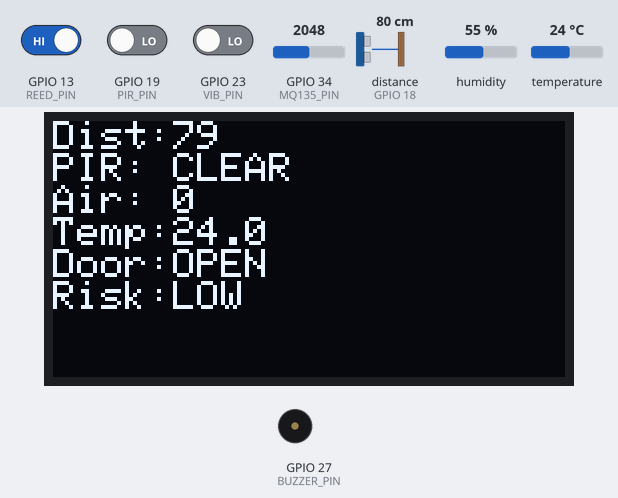
The sketch below on a simulated ESP32. Parts: 128×64 one-colour display, buzzer (waves = sounding, pin HIGH). The inputs (shaded band) are chosen by the test bench; at power-on: distance to the obstacle (sensor on GPIO 18) 80 cm, GPIO 13 (REED_PIN) HIGH, GPIO 19 (PIR_PIN) LOW, GPIO 23 (VIB_PIN) LOW, GPIO 34 (MQ135_PIN) = 2048, humidity 55 %, temperature 24 °C. The echo pulse lasts 58.3 µs per cm; WiFi joins after 1.5 s; servers stay silent unless stated; storage starts empty; pins used as bus, display or sensor lines are not drawn; what the sketch prints to the serial monitor is not drawn.

Above: at 18.3 s.
18.4 s: distance to the obstacle (sensor on GPIO 18) set to 33 cm
At 18.9 s:
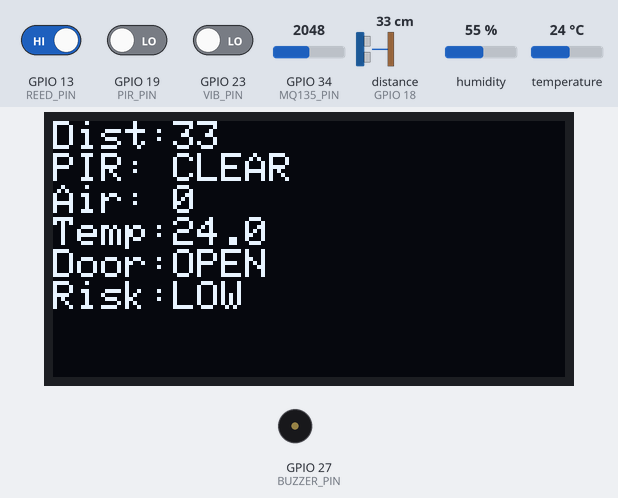
20.0 s: distance to the obstacle (sensor on GPIO 18) set to 27 cm
At 20.36 s:
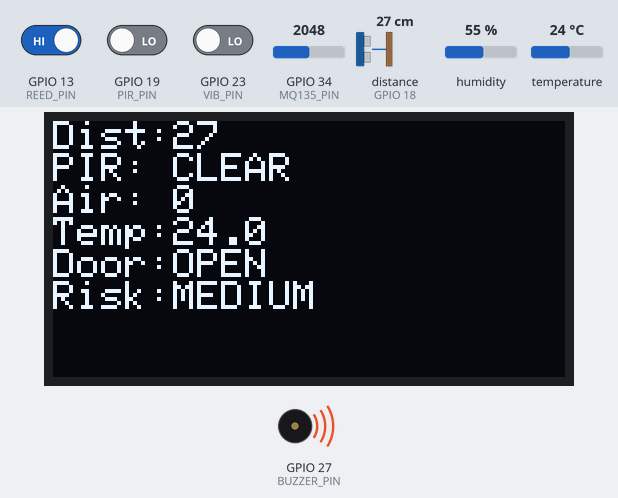
22.5 s: GPIO 13 (REED_PIN) driven LOW
At 23.03 s:
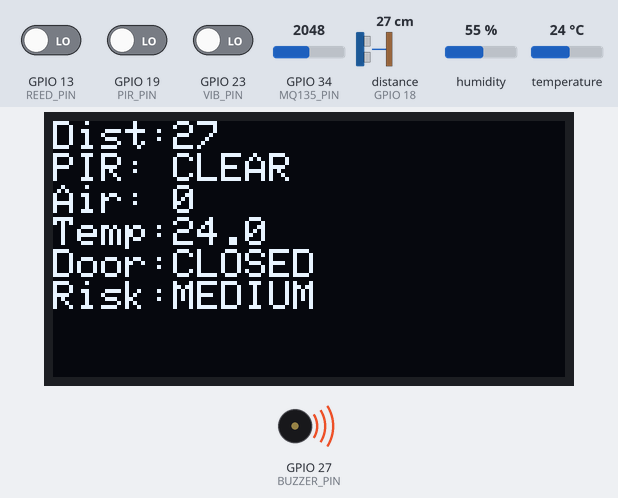
25.2 s: GPIO 19 (PIR_PIN) driven HIGH
At 25.71 s:
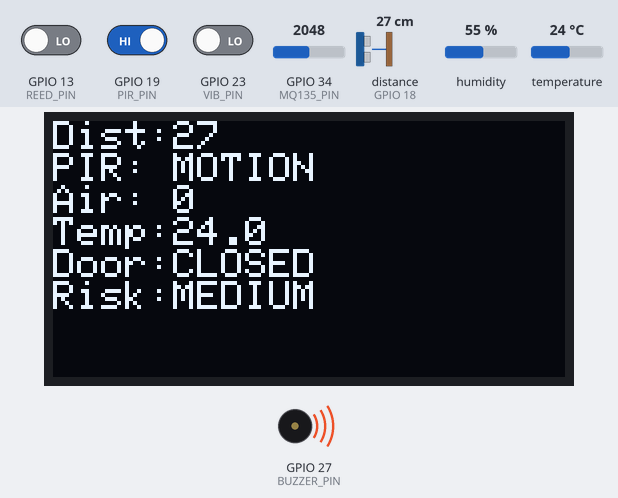
27.8 s: GPIO 13 (REED_PIN) driven HIGH
At 28.38 s:
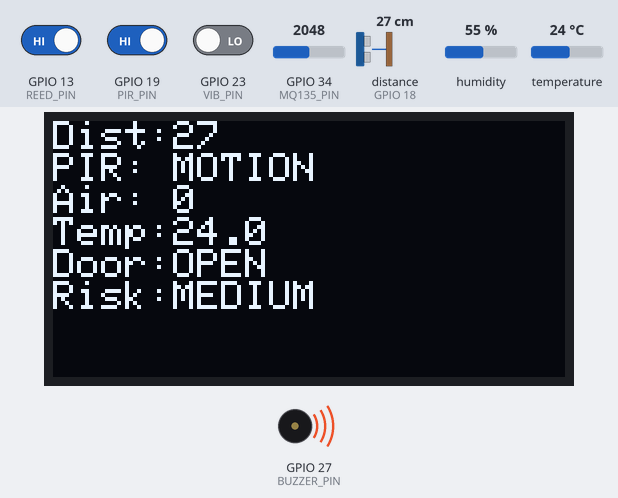
30.5 s: GPIO 23 (VIB_PIN) driven HIGH
At 32.32 s:
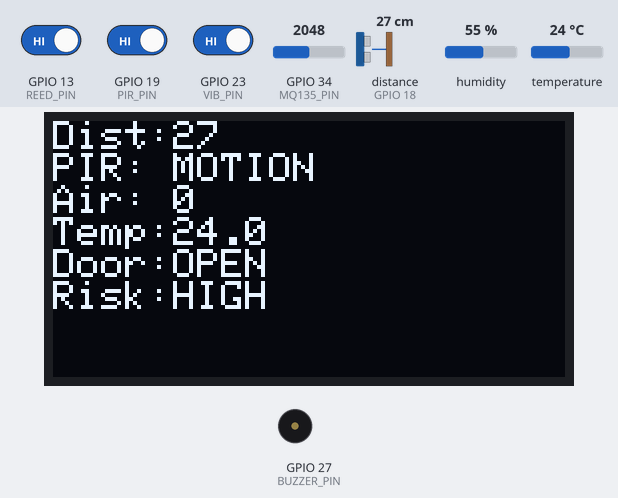
Timing chart, 0 to 35.2 s (numbered marks = the images above; inputs shaded):
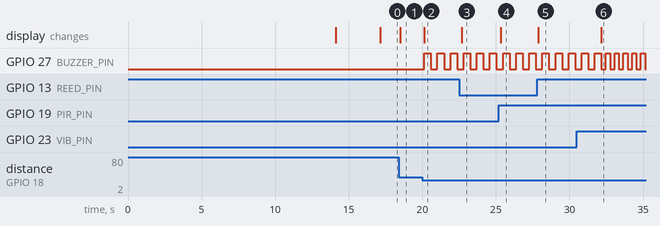

Measured:
- the behaviour switches between 31 and 30 cm on distance to the obstacle (sensor on GPIO 18) (found by bisection; images 1 and 2)
- after the input at 18.4 s, the display: changes after 0.10 s (image 1)
- after the input at 20.0 s, GPIO 27 (BUZZER_PIN): alternates HIGH for 0.44 s and LOW for 0.44 s, starting after 0.14 s; the display: changes after 0.14 s (image 2)
- after the input at 22.5 s, the display: changes after 0.16 s (image 3)
- after the input at 25.2 s, the display: changes after 0.14 s (image 4)
- after the input at 27.8 s, the display: changes after 0.07 s (image 5)
- after the input at 30.5 s, the display: changes after 1.7 s (image 6)

The sketch:

adrs.ino
```cpp
/*************************************************
 * ADRS — ESP32
 * LittleFS Web Dashboard  ·  v3.0
 *
 * Static files served from /data via LittleFS.
 * Live sensor data exposed on GET /api  (JSON).
 * Actions: POST /silence  |  POST /reset
 *************************************************/

#include <Wire.h>
#include <WiFi.h>
#include <WebServer.h>
#include <LittleFS.h>
#include <Adafruit_GFX.h>
#include <Adafruit_SSD1306.h>
#include <DHT.h>

// ── WiFi ──────────────────────────────────────────────────────
const char* ssid     = "banana";
const char* password = "12345678";

WebServer server(80);

// ── Pin config ─────────────────────────────────────────────────
#define TRIG_PIN    5
#define ECHO_PIN    18
#define PIR_PIN     19
#define REED_PIN    13
#define VIB_PIN     23
#define MQ135_PIN   34
#define DHT_PIN     4
#define BUZZER_PIN  27

// ── OLED ───────────────────────────────────────────────────────
#define SCREEN_WIDTH  128
#define SCREEN_HEIGHT 64
Adafruit_SSD1306 display(SCREEN_WIDTH, SCREEN_HEIGHT, &Wire, -1);

// ── DHT ────────────────────────────────────────────────────────
#define DHTTYPE DHT22
DHT dht(DHT_PIN, DHTTYPE);

// ── Thresholds ─────────────────────────────────────────────────
#define DIST_NEAR    30
#define DIST_DANGER  15
#define AIR_WARN_MIN 100
#define AIR_CRIT_MIN 200
#define FIRE_TEMP    40

// ── Globals ────────────────────────────────────────────────────
float distanceCM = 400;
float temperature = 0;
int   mqBaseline = 0;
int   mqValue    = 0;

bool pirState          = false;
bool doorClosed        = true;
bool vibrationDetected = false;
bool alarmSilenced     = false;

unsigned long lastMotionTime = 0;
int           vibHits        = 0;
unsigned long vibWindow      = 0;
unsigned long buzzTimer      = 0;
bool          buzzState      = false;

// ── Forward declarations ───────────────────────────────────────
void readUltrasonic();
void readPIR();
void readVibration();
void readReed();
void readEnvironment();
void updateOLED();
void handleBuzzer();


// ═══════════════════════════════════════════════════════════════
//  RISK & ALERT HELPERS
// ═══════════════════════════════════════════════════════════════
String getRisk()
{
  int d = mqValue - mqBaseline;
  if (d > AIR_CRIT_MIN && temperature > FIRE_TEMP)  return "CRITICAL";
  if (!doorClosed && vibrationDetected)              return "HIGH";
  if (distanceCM < DIST_NEAR || d > AIR_WARN_MIN)   return "MEDIUM";
  return "LOW";
}

String getAlertReason()
{
  int d = mqValue - mqBaseline;
  if (d > AIR_CRIT_MIN && temperature > FIRE_TEMP)  return "FIRE / GAS CRITICAL";
  if (!doorClosed && vibrationDetected)              return "FORCED ENTRY";
  if (distanceCM < DIST_DANGER)                      return "VERY CLOSE OBJECT";
  if (distanceCM < DIST_NEAR)                        return "OBJECT NEAR";
  if (d > AIR_WARN_MIN)                              return "AIR QUALITY WARNING";
  return "ALL CLEAR";
}


// ═══════════════════════════════════════════════════════════════
//  HANDLE ROOT  —  serve index.html from LittleFS
// ═══════════════════════════════════════════════════════════════
void handleRoot()
{
  File f = LittleFS.open("/index.html", "r");
  if (!f) {
    server.send(500, "text/plain", "index.html not found in LittleFS");
    return;
  }
  server.streamFile(f, "text/html");
  f.close();
}


// ═══════════════════════════════════════════════════════════════
//  HANDLE /api  —  JSON snapshot of all sensor data
//
//  Called by the dashboard every 2 s via fetch().
//  Returns a single compact JSON object; no HTML involved.
// ═══════════════════════════════════════════════════════════════
void handleAPI()
{
  int    airDelta  = mqValue - mqBaseline;
  String riskVal   = getRisk();
  String alertVal  = getAlertReason();

  // Add CORS header so the page can call this even during dev
  server.sendHeader("Access-Control-Allow-Origin", "*");

  String json = "{";
  json += "\"distance\":"   + String(distanceCM, 1)          + ",";
  json += "\"pir\":"        + String(pirState ? "true" : "false") + ",";
  json += "\"door\":"       + String(doorClosed ? "true" : "false") + ",";
  json += "\"vibration\":"  + String(vibrationDetected ? "true" : "false") + ",";
  json += "\"airDelta\":"   + String(airDelta)               + ",";
  json += "\"temperature\":" + String(temperature, 1)        + ",";
  json += "\"risk\":\""     + riskVal  + "\","               ;
  json += "\"alert\":\""    + alertVal + "\""                ;
  json += "}";

  server.send(200, "application/json", json);
}


// ═══════════════════════════════════════════════════════════════
//  HANDLE /silence  —  stop buzzer until next trigger cycle
// ═══════════════════════════════════════════════════════════════
void handleSilence()
{
  alarmSilenced = true;
  server.send(200, "text/plain", "OK");
}


// ═══════════════════════════════════════════════════════════════
//  HANDLE /reset  —  recalibrate MQ135 air baseline
// ═══════════════════════════════════════════════════════════════
void handleReset()
{
  long sum = 0;
  for (int i = 0; i < 20; i++) {
    sum += analogRead(MQ135_PIN);
    delay(50);
  }
  mqBaseline    = sum / 20;
  alarmSilenced = false;
  server.send(200, "text/plain", "OK");
}


// ═══════════════════════════════════════════════════════════════
//  SETUP
// ═══════════════════════════════════════════════════════════════
void setup()
{
  Serial.begin(115200);

  pinMode(TRIG_PIN,   OUTPUT);
  pinMode(ECHO_PIN,   INPUT);
  pinMode(PIR_PIN,    INPUT);
  pinMode(REED_PIN,   INPUT_PULLUP);
  pinMode(VIB_PIN,    INPUT);
  pinMode(BUZZER_PIN, OUTPUT);

  dht.begin();

  // OLED init
  if (!display.begin(SSD1306_SWITCHCAPVCC, 0x3C)) { while (1); }
  display.setTextColor(SSD1306_WHITE);
  display.setTextSize(1);

  // LittleFS init
  if (!LittleFS.begin(true)) {
    Serial.println("LittleFS mount failed — check /data upload");
  } else {
    Serial.println("LittleFS mounted OK");
  }

  // MQ135 warm-up + baseline
  display.clearDisplay();
  display.println("MQ135 WARM-UP...");
  display.display();
  delay(10000);

  long sum = 0;
  for (int i = 0; i < 40; i++) { sum += analogRead(MQ135_PIN); delay(100); }
  mqBaseline = sum / 40;

  display.clearDisplay();
  display.println("SYSTEM READY");
  display.display();
  delay(1500);

  // WiFi
  WiFi.begin(ssid, password);
  Serial.print("Connecting to WiFi");

  unsigned long t0 = millis();
  while (WiFi.status() != WL_CONNECTED && millis() - t0 < 10000) {
    delay(300);
    Serial.print(".");
  }

  if (WiFi.status() == WL_CONNECTED) {
    Serial.println("\nCONNECTED!");
    Serial.print("IP: ");
    Serial.println(WiFi.localIP());

    server.on("/",        HTTP_GET,  handleRoot);
    server.on("/api",     HTTP_GET,  handleAPI);
    server.on("/silence", HTTP_POST, handleSilence);
    server.on("/reset",   HTTP_POST, handleReset);
    server.begin();
  } else {
    Serial.println("\nWiFi failed — restarting");
    ESP.restart();
  }
}


// ═══════════════════════════════════════════════════════════════
//  LOOP
// ═══════════════════════════════════════════════════════════════
void loop()
{
  readUltrasonic();
  readPIR();
  readVibration();
  readReed();
  readEnvironment();
  updateOLED();
  handleBuzzer();
  server.handleClient();
  delay(120);
}


// ═══════════════════════════════════════════════════════════════
//  SENSORS
// ═══════════════════════════════════════════════════════════════
void readUltrasonic()
{
  digitalWrite(TRIG_PIN, LOW);
  delayMicroseconds(5);
  digitalWrite(TRIG_PIN, HIGH);
  delayMicroseconds(12);
  digitalWrite(TRIG_PIN, LOW);

  long d = pulseIn(ECHO_PIN, HIGH, 35000);
  if (d > 100 && d < 30000)
    distanceCM = d * 0.034 / 2.0;
}

void readPIR()
{
  if (digitalRead(PIR_PIN)) {
    pirState       = true;
    lastMotionTime = millis();
  }
  if (millis() - lastMotionTime > 1500) pirState = false;
}

void readVibration()
{
  if (digitalRead(VIB_PIN)) {
    if (vibHits == 0) vibWindow = millis();
    vibHits++;
  }
  if (millis() - vibWindow > 1500) {
    vibrationDetected = (vibHits >= 3);
    vibHits = 0;
  }
}

void readReed()
{
  doorClosed = (digitalRead(REED_PIN) == LOW);
}

void readEnvironment()
{
  mqValue = analogRead(MQ135_PIN);
  float t = dht.readTemperature();
  if (!isnan(t)) temperature = t;
}


// ═══════════════════════════════════════════════════════════════
//  OLED
// ═══════════════════════════════════════════════════════════════
void updateOLED()
{
  int airDelta = mqValue - mqBaseline;

  display.clearDisplay();
  display.setCursor(0, 0);
  display.print("Dist:"); display.println(distanceCM, 0);
  display.print("PIR: "); display.println(pirState ? "MOTION" : "CLEAR");
  display.print("Air: "); display.println(airDelta);
  display.print("Temp:"); display.println(temperature, 1);
  display.print("Door:"); display.println(doorClosed ? "CLOSED" : "OPEN");
  display.print("Risk:"); display.println(getRisk());
  display.display();
}


// ═══════════════════════════════════════════════════════════════
//  BUZZER
// ═══════════════════════════════════════════════════════════════
void handleBuzzer()
{
  if (alarmSilenced) {
    digitalWrite(BUZZER_PIN, LOW);
    if (getRisk() == "LOW") alarmSilenced = false;
    return;
  }

  int  airDelta = mqValue - mqBaseline;
  bool alert    = false;
  int  interval = 1000;

  if      (airDelta > AIR_CRIT_MIN && temperature > FIRE_TEMP) { alert = true; interval = 120; }
  else if (!doorClosed && vibrationDetected)                    { alert = true; interval = 200; }
  else if (distanceCM < DIST_DANGER)                            { alert = true; interval = 180; }
  else if (distanceCM < DIST_NEAR)                              { alert = true; interval = 400; }
  else if (airDelta > AIR_WARN_MIN)                             { alert = true; interval = 600; }

  if (alert && millis() - buzzTimer > (unsigned long)interval) {
    buzzTimer = millis();
    buzzState = !buzzState;
    digitalWrite(BUZZER_PIN, buzzState);
  }
  if (!alert) digitalWrite(BUZZER_PIN, LOW);
}
```
